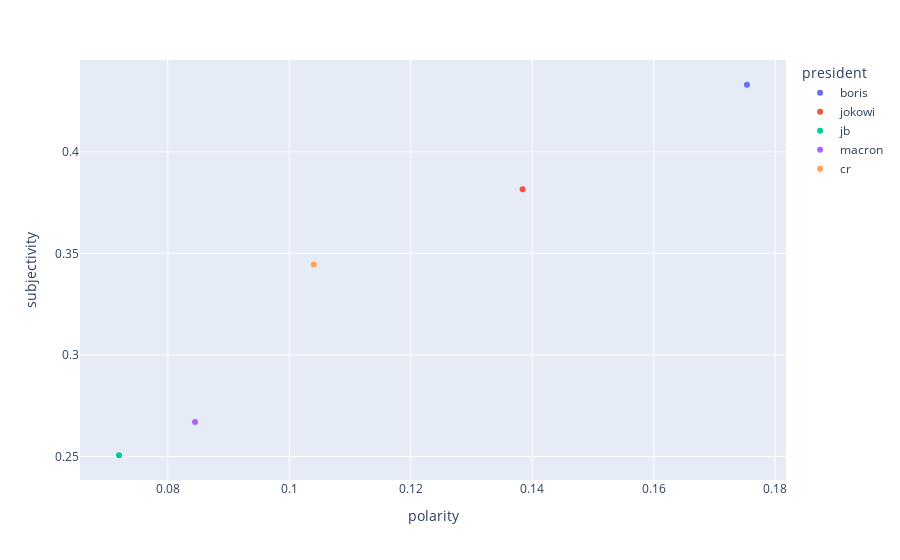

Notebook code for this chart:
### Code cell
fig = px.scatter(sentiment_df, x="polarity", y="subjectivity", color=sentiment_df.president)
fig.show()

### Figure 1 — Plotly figure (JSON) as saved in the notebook; plotly's stock layout.template omitted (floating-point values rounded to 4 significant figures)
{"data": [{"hovertemplate": "president=boris<br>polarity=%{x}<br>subjectivity=%{y}<extra></extra>", "legendgroup": "boris", "marker": {"color": "#636efa", "symbol": "circle"}, "mode": "markers", "name": "boris", "orientation": "v", "showlegend": true, "type": "scatter", "x": [0.1754], "xaxis": "x", "y": [0.433], "yaxis": "y"}, {"hovertemplate": "president=jokowi<br>polarity=%{x}<br>subjectivity=%{y}<extra></extra>", "legendgroup": "jokowi", "marker": {"color": "#EF553B", "symbol": "circle"}, "mode": "markers", "name": "jokowi", "orientation": "v", "showlegend": true, "type": "scatter", "x": [0.1384], "xaxis": "x", "y": [0.3815], "yaxis": "y"}, {"hovertemplate": "president=jb<br>polarity=%{x}<br>subjectivity=%{y}<extra></extra>", "legendgroup": "jb", "marker": {"color": "#00cc96", "symbol": "circle"}, "mode": "markers", "name": "jb", "orientation": "v", "showlegend": true, "type": "scatter", "x": [0.07198], "xaxis": "x", "y": [0.2506], "yaxis": "y"}, {"hovertemplate": "president=macron<br>polarity=%{x}<br>subjectivity=%{y}<extra></extra>", "legendgroup": "macron", "marker": {"color": "#ab63fa", "symbol": "circle"}, "mode": "markers", "name": "macron", "orientation": "v", "showlegend": true, "type": "scatter", "x": [0.0845], "xaxis": "x", "y": [0.2669], "yaxis": "y"}, {"hovertemplate": "president=cr<br>polarity=%{x}<br>subjectivity=%{y}<extra></extra>", "legendgroup": "cr", "marker": {"color": "#FFA15A", "symbol": "circle"}, "mode": "markers", "name": "cr", "orientation": "v", "showlegend": true, "type": "scatter", "x": [0.104], "xaxis": "x", "y": [0.3445], "yaxis": "y"}], "layout": {"legend": {"title": {"text": "president"}, "tracegroupgap": 0}, "margin": {"t": 60}, "xaxis": {"anchor": "y", "domain": [0, 1], "title": {"text": "polarity"}}, "yaxis": {"anchor": "x", "domain": [0, 1], "title": {"text": "subjectivity"}}}}
